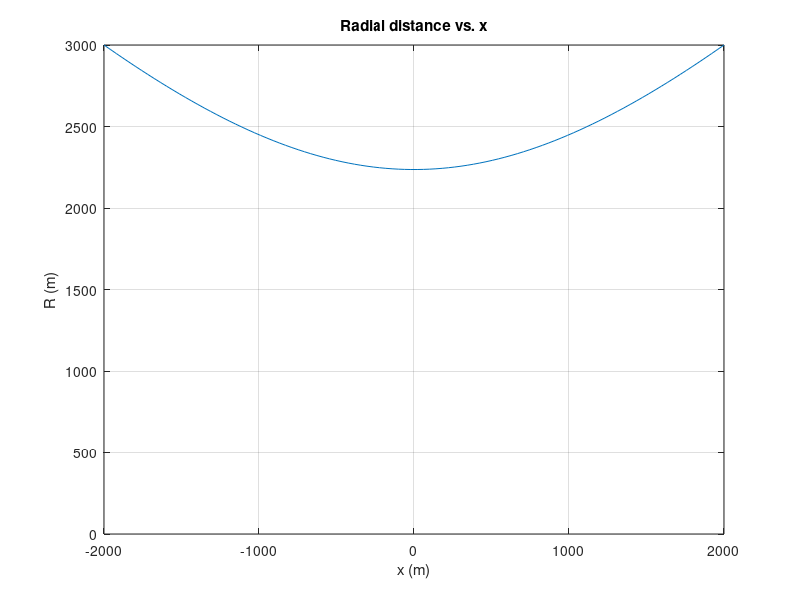
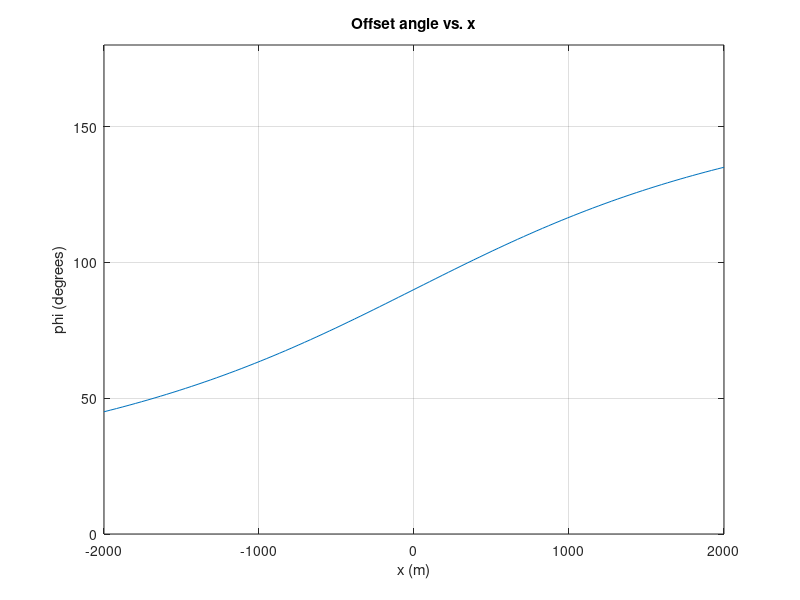
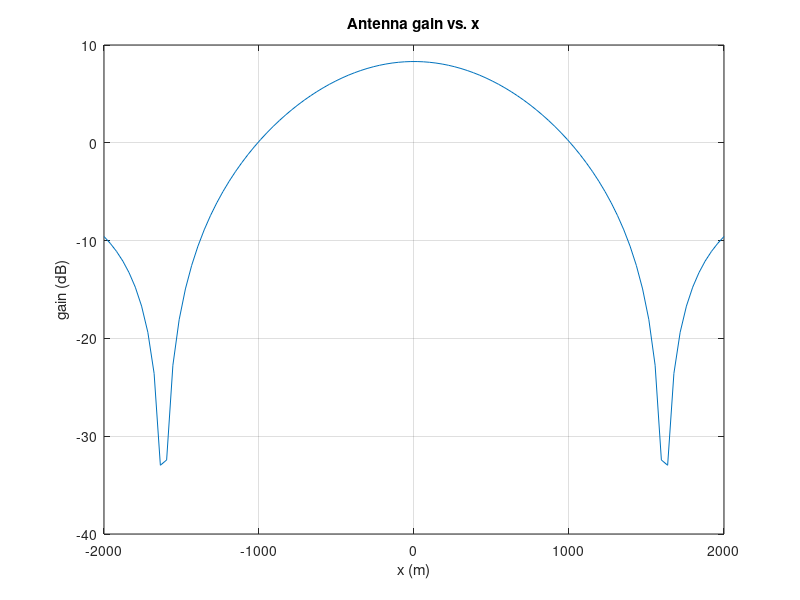
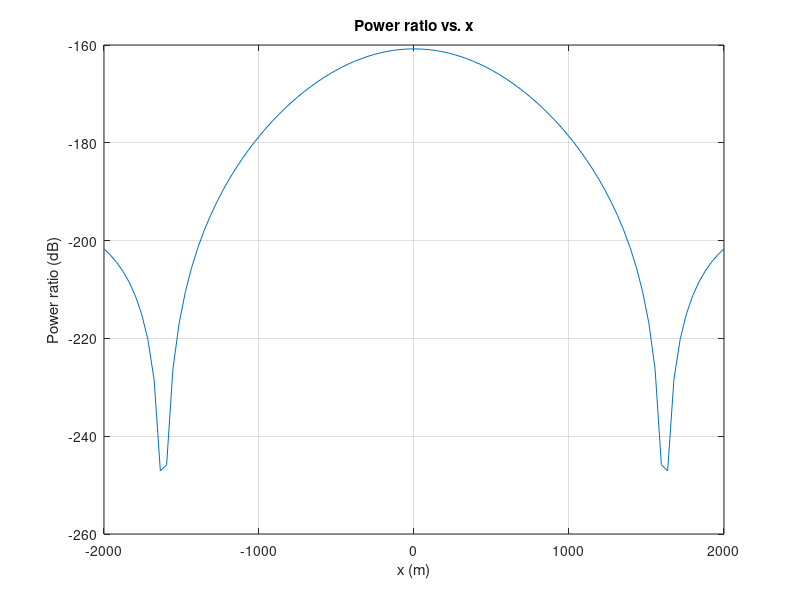

The MATLAB source for these figures, in order:
% EECS725 Homework 1

clear;
close all;
hold off;

% Universal constants
c = 3e8;        % speed of light (m/s)

% Problem constraints
f = 1e9;        % carrier frequency (hz)
l_x = 50 / 100; % antenna array width (m)
l_y = 10 / 100; % antenna array height (m)
v_x = 90;       % x speed (m/s)
h = 1000;       % elevation (m)
offset = -2000; % target offset (m)
sigma = 1;      % target rcs (m^2)

x = linspace(-2000,2000,100);   % position vectors (m)

%% Problem 1
% Compute radial distance
R = sqrt(h^2 + offset^2 + x.^2); % radial distance (m)

figure(1);
plot(x,R);
grid on;
axis([-2000 2000 0 3000]);
title('Radial distance vs. x');
xlabel('x (m)');
ylabel('R (m)');

%% Problem 2
% Compute offset angle
phi = atan2(2000,-x); % offset angle (radians)

figure(2);
plot(x,phi*180/pi);
grid on;
axis([-2000 2000 0 180]);
title('Offset angle vs. x');
xlabel('x (m)');
ylabel('phi (degrees)');

%% Problem 3
% Compute target elevation (theta) relative to dish orientation
theta = acos(h./R) - (45*pi/180); % radians

phi = phi - pi/2;       % rotate phi -90 degrees to align to antenna vector
lambda = c/f;           % wavelength (m)
beta_xz = lambda / l_x; % 3dB BW (radians)
beta_yz = lambda / l_y; % 3dB BW (radians)
beta_phi = beta_xz;
beta_theta = beta_yz;
Aeff = l_x * l_y;       % effective antenna array area (m^2)
Go = ((4*pi)/(lambda^2))*Aeff; % max antenna gain
G = Go * (sin(2.773.*theta/beta_theta)./(2.773.*theta/beta_theta)).^2 ...
      .* (sin(2.773.*phi  /beta_phi)  ./(2.773.*phi  /beta_phi))  .^2;

figure(3);
plot(x,10*log10(G));
grid on;
title('Antenna gain vs. x');
xlabel('x (m)');
ylabel('gain (dB)');

%% Problem 4
% Compute power ratio of received to transmit power from target reflection
PrPt = (G.^2)*(lambda^2)*sigma ./ ( (4*pi)^3 * R.^4 );

figure(4);
plot(x,10*log10(PrPt));
grid on;
title('Power ratio vs. x');
xlabel('x (m)');
ylabel('Power ratio (dB)');

%% Problem 5
% Compute radial velocity
v_r = v_x * x./R; % radial velocity (m/s)

% Compute Doppler shift
f_d = f * -v_r/c; % doppler shift (hz)

figure(5)
plot(x,f_d);
grid on;
title('Doppler shift vs. x');
xlabel('x (m)');
ylabel('Doppler shift (hz)');


